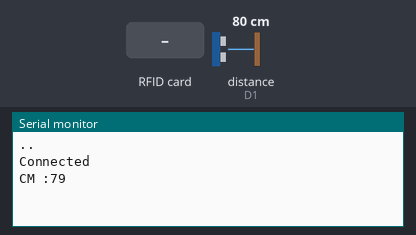
Recording of a sketch running on a simulated ESP8266 (NodeMCU). Parts: the last lines printed to the serial monitor. Wiring (inferred from the names in the program): ultrasonic range finder: trigger D2; echo D1. Inputs (shaded band) come from the test bench; at power-on: distance to the obstacle (sensor on D1) 80 cm. The echo pulse lasts 58.3 µs per cm; WiFi joins after 1.5 s; servers stay silent unless stated.

Above: at 3.2 s.
3.3 s: distance to the obstacle (sensor on D1) set to 2 cm
At 5.7 s:
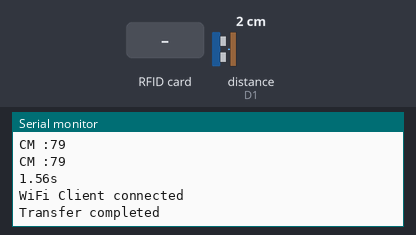
5.8 s: RFID card 5E 7A 19 C4 held to the reader
At 7.4 s:
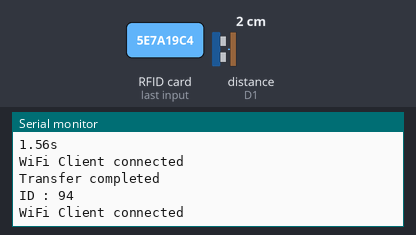
7.8 s: distance to the obstacle (sensor on D1) set to 35 cm
At 9.6 s:
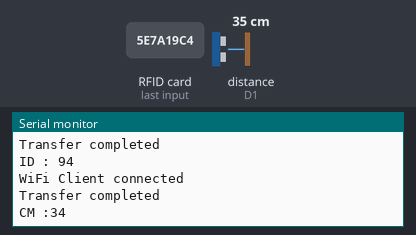

The sketch:

NB2.ino
```cpp
#include <ESP8266WiFi.h>
#include <SPI.h>
#include <MFRC522.h>

//서버에 전송하기 위한 초기설정
const char* server = "api.thingspeak.com";
String apiKey = "1FHNSZ0I4ANS0ZIC";//api key
const char* MY_SSID = "Open Hive";//와이파이 이름
const char* MY_PWD = "ground21_open";//와이파이 비밀번호

const int EchoPin = D1;// Echo핀
const int TrigPin = D2;//Trig핀
const int RST_PIN = D3;// reset핀
const int SS_PIN = D4;// SS핀

unsigned long Start_time = 0;
unsigned long End_time = 0;
double Stream_time = 0;

MFRC522 mfrc(SS_PIN, RST_PIN); //RIFD

// 초기 설정(시리얼 통신, 핀 설정)
void setup() {
	Serial.begin(115200);
	pinMode(TrigPin, OUTPUT);
	pinMode(EchoPin, INPUT);
	SPI.begin();//RFID 초기화
	mfrc.PCD_Init();//초기화
	delay(10);

	//와이파이 연결
	Serial.print("Connecting to " + *MY_SSID);

	WiFi.begin(MY_SSID, MY_PWD);

	while (WiFi.status() != WL_CONNECTED) {
		delay(1000);
		Serial.print(".");
	}

	Serial.println("");
	Serial.println("Connected");
	Serial.println("");
}

void loop() {
	int Tag = RFID();
	int Length = SR04();

	//RFID Tag를 인식시 서버에 전송
	if (Tag != 0) {
		Serial.print("ID : ");
		Serial.println(Tag);
		Tag_Value(Tag);
	}

	//거리가 20cm 이상일시 문이 열린걸로 인식, 서버에 전송
	if (Length > 25) {
		Start_time = millis();//시작 시간

		//문이 열린 시간 측정
		while (SR04() > 25)
		{
			Tag = RFID();

			//시간 측정시 RFID Tag가 접속되면 서버에 전송
			if (Tag != 0) {
				Serial.print("ID : ");
				Serial.println(Tag);
				Tag_Value(Tag);
			}

			Serial.print("CM :");
			Serial.println(Length);
		}

		End_time = millis();//종료 시간
		Stream_time = End_time - Start_time;//시작 시간 - 종료 시간 = 실행 시간
		Stream_time /= 1000.0;//밀리초를 초로 변환

		//시간이 1초 이상일때 서버에 전송
		if (Stream_time >= 1) {
			Serial.print(Stream_time);
			Serial.println("s");
			Length_Value(Stream_time);
		}
	}
}

//RFID태그 읽기
int RFID() {
	int Tag = 0;

	if (mfrc.PICC_IsNewCardPresent())
	{
		if (mfrc.PICC_ReadCardSerial())
		{
			Tag = mfrc.uid.uidByte[0];
			//Serial.print("Tag UID :");
			//Serial.println(Tag);
		}
	}

	return Tag;
}

//거리 측정
int SR04() {
	long duration, distance;
	digitalWrite(TrigPin, LOW);
	delayMicroseconds(2);
	digitalWrite(TrigPin, HIGH);
	delayMicroseconds(10);
	digitalWrite(TrigPin, LOW);
	duration = pulseIn(EchoPin, HIGH);
	distance = duration * 17 / 1000;
	//Serial.println(distance);
	delay(500);

	return distance;
}

//RFID Tag 데이터 전송
void Tag_Value(int Tag) {
	WiFiClient client;

	if (client.connect(server, 80)) { // 서버에 전송
		Serial.println("WiFi Client connected");

		String postStr = apiKey;;
		postStr += "&field1=";
		postStr += String(Tag);
		postStr += "&field2=";
		postStr += NAN;
		postStr += "\r\n\r\n";

		client.print("POST /update HTTP/1.1\n");
		client.print("Host: api.thingspeak.com\n");
		client.print("Connection: close\n");
		client.print("X-THINGSPEAKAPIKEY: " + apiKey + "\n");
		client.print("Content-Type: application/x-www-form-urlencoded\n");
		client.print("Content-Length: ");
		client.print(postStr.length());
		client.print("\n\n");
		client.print(postStr);
		delay(1000);
	}
	Serial.println("Transfer completed");
	client.stop();
}

//거리, 문열림 데이터 전송
void Length_Value(double Length) {
	WiFiClient client;

	if (client.connect(server, 80)) { // 서버에 전송
		Serial.println("WiFi Client connected");

		String postStr = apiKey;
		postStr += "&field1=";
		postStr += NAN;
		postStr += "&field2=";
		postStr += String(Length);
		postStr += "\r\n\r\n";

		client.print("POST /update HTTP/1.1\n");
		client.print("Host: api.thingspeak.com\n");
		client.print("Connection: close\n");
		client.print("X-THINGSPEAKAPIKEY: " + apiKey + "\n");
		client.print("Content-Type: application/x-www-form-urlencoded\n");
		client.print("Content-Length: ");
		client.print(postStr.length());
		client.print("\n\n");
		client.print(postStr);
		delay(1000);
	}
	Serial.println("Transfer completed");
	client.stop();
}
```

Measured:
- after the input at 3.3 s, the serial monitor: prints a new line after 0.85 s (image 1)
- after the input at 5.8 s, the serial monitor: prints a new line after 0.58 s (image 2)
- after the input at 7.8 s, the serial monitor: prints a new line after 1.4 s (image 3)
